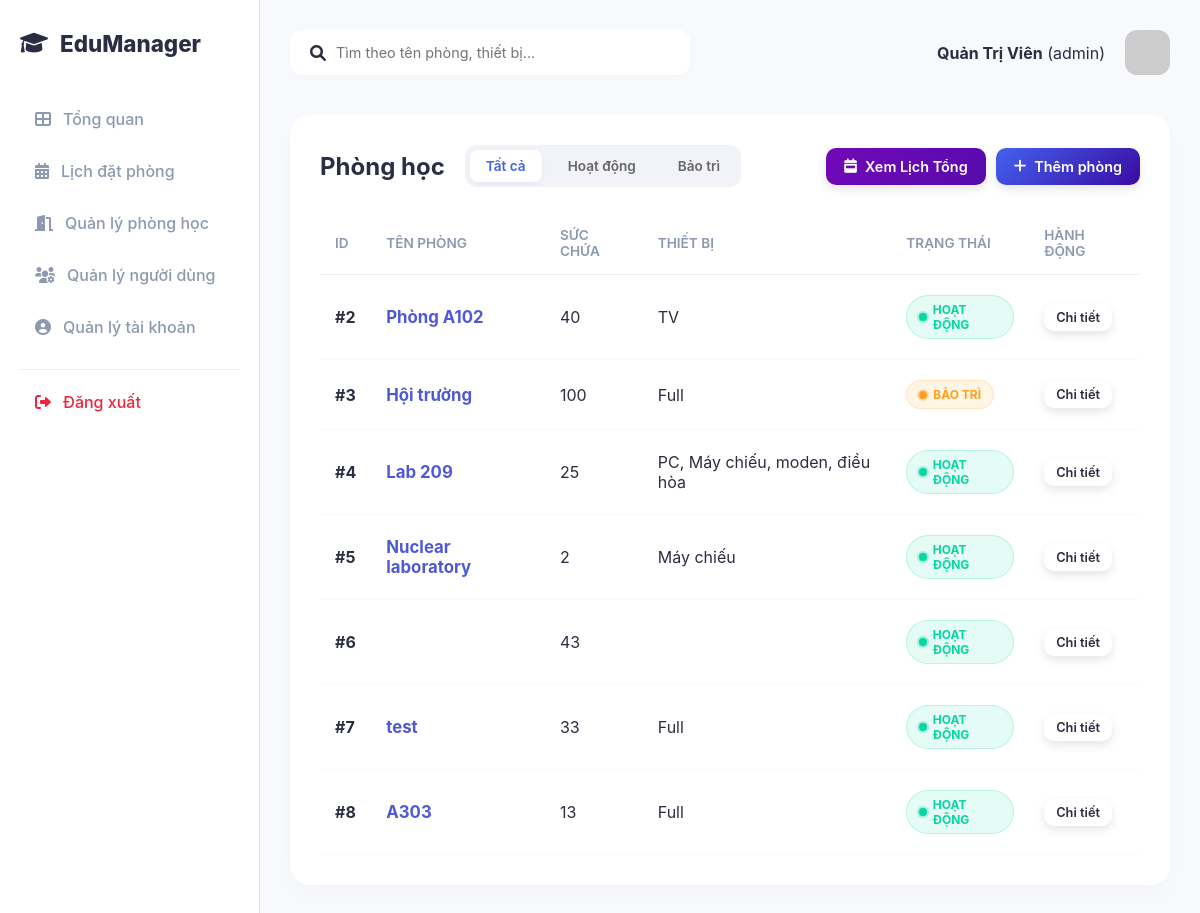
Screenshot of /room-management (signed in) with the database file from the repository.
### app.py (models this page shows)
class User(Base):
    __tablename__ = "users"
    id = Column(Integer, primary_key=True, index=True)
    username = Column(String, unique=True, index=True)
    password = Column(String)
    email = Column(String, unique=True)
    phone = Column(String)
    role = Column(String, default="teacher")
    full_name = Column(String)
    verification_code = Column(String, nullable=True)

class Classroom(Base):
    __tablename__ = "classrooms"
    id = Column(Integer, primary_key=True, index=True)
    room_name = Column(String, unique=True, index=True)
    capacity = Column(Integer)
    equipment = Column(String)
    status = Column(String, default="Available")

### app.py (the view)
@app.get("/room-management", response_class=HTMLResponse)
async def room_mgmt(request: Request, db: Session = Depends(get_db)):
    u = get_current_user(request, db)
    if not u: return RedirectResponse("/")
    return templates.TemplateResponse("room_management.html", {"request": request, "classrooms": db.query(Classroom).all(), "role": u.role, "username": u.username, "full_name": u.full_name})

### templates/room_management.html (shortened to what this page needs)
<!DOCTYPE html>
<html lang="vi">
<head>
    <link rel="stylesheet" href="/static/style.css">
    <link rel="stylesheet" href="https://cdnjs.cloudflare.com/ajax/libs/font-awesome/6.0.0/css/all.min.css">
</head>
<body>
    <div class="container">
        <aside class="sidebar">
            <div class="logo" style="color: var(--color-bar);"><i class="fas fa-graduation-cap"></i><span>EduManager</span></div>
            <nav>
                <ul>
                    <li><a href="/dashboard"><i class="fas fa-th-large"></i> Tổng quan</a></li>
                    <li><a href="/booking-scheduler"><i class="fas fa-calendar-alt"></i> Lịch đặt phòng</a></li>
                    <li class="active"><a href="/room-management"><i class="fas fa-door-open"></i> Quản lý phòng học</a></li>
                    {% if role == 'admin' %}
                    <li><a href="/user-management"><i class="fas fa-users-cog"></i> Quản lý người dùng</a></li>
                    {% endif %}
                    <li><a href="/profile"><i class="fas fa-user-circle"></i> Quản lý tài khoản</a></li>
                    <li class="logout-item" style="margin-top: 20px; border-top: 1px solid #eee; padding-top: 10px;">
                        <a href="/logout" style="color: #ef233c !important;"><i class="fas fa-sign-out-alt"></i> Đăng xuất</a>
                    </li>
                </ul>
            </nav>
        </aside>
        <main class="main-content">
            <header>
                <div class="search-bar"><i class="fas fa-search"></i><input type="text" id="searchInput" onkeyup="searchRooms()" placeholder="Tìm theo tên phòng, thiết bị..."></div>
                <div class="user-profile">
                    <div class="info"><strong>{{ full_name if full_name else username }}</strong> ({{ role }})</div>
                    <img src="https://ui-avatars.com/api/?name={{ full_name if full_name else username }}&background=4361ee&color=fff&size=128" alt="Avatar">
                </div>
            </header>
            <section class="data-section">
                <div class="section-header" style="justify-content: space-between; display: flex; align-items: center; flex-wrap: wrap; gap: 15px;">
                    <div style="display: flex; align-items: center; gap: 20px;">
                        <h2 style="margin:0;">Phòng học</h2>
                        <div class="filter-group">
                            <button class="filter-btn active" onclick="filterStatus('all', this)">Tất cả</button>
                            <button class="filter-btn" onclick="filterStatus('Available', this)">Hoạt động</button>
                            <button class="filter-btn" onclick="filterStatus('Maintenance', this)">Bảo trì</button>
                        </div>
                    </div>
                    <div style="display: flex; gap: 10px;">
                        <button class="btn-premium btn-purple" onclick="window.location.href='/booking-scheduler'"><i class="fas fa-calendar-week"></i> Xem Lịch Tổng</button>
                        {% if role == 'admin' %}
                        <button class="btn-premium btn-blue" onclick="showCreateRoomModal()"><i class="fas fa-plus"></i> Thêm phòng</button>
                        {% endif %}
                    </div>
                </div>
                <div class="table-container">
                    <table id="roomTable">
                        <thead><tr><th>ID</th><th>Tên phòng</th><th>Sức chứa</th><th>Thiết bị</th><th>Trạng thái</th><th>Hành động</th></tr></thead>
                        <tbody>
                            {% for room in classrooms %}
                            <tr class="room-row" data-status="{{ room.status }}">
                                <td><strong>#{{ room.id }}</strong></td>
                                <td><span style="font-size: 1.05rem; font-weight: 700; color: var(--dark);">{{ room.room_name }}</span></td>
                                <td>{{ room.capacity }}</td>
                                <td>{{ room.equipment }}</td>
                                <td>
                                    {% if room.status == 'Maintenance' %}
                                        <span class="status-badge maintenance"><span class="dot"></span> Bảo trì</span>
                                    {% else %}
                                        <span class="status-badge available"><span class="dot"></span> Hoạt động</span>
                                    {% endif %}
                                </td>
                                <td class="actions">
                                    <button class="btn-premium btn-white" style="padding: 6px 12px; font-size: 0.8rem;" onclick="toggleDetails(this, {{ room.id }})">Chi tiết</button>
                                </td>
                            </tr>
                            {% endfor %}
                        </tbody>
                    </table>
                </div>
            </section>
        </main>
    </div>
</body>
</html>

### static/style.css (style rules this page uses)
:root { --primary-color: #4361ee; --secondary-color: #3f37c9; --bg-color: #f8f9fc; --sidebar-color: #ffffff; --text-main: #2b2d42; --text-sub: #8d99ae; --white: #ffffff; --danger: #ef233c; --success: #06d6a0; }
* { margin: 0; padding: 0; box-sizing: border-box; font-family: 'Inter', sans-serif; }
body { background-color: var(--bg-color); color: var(--text-main); }
.container { display: flex; min-height: 100vh; }
.sidebar { width: 260px; background: var(--sidebar-color); border-right: 1px solid #e0e0e0; padding: 30px 20px; display: flex; flex-direction: column; }
.logo { display: flex; align-items: center; gap: 12px; font-size: 1.4rem; font-weight: 800; color: var(--primary-color); margin-bottom: 40px; }
.sidebar ul { list-style: none; }
.sidebar ul li { margin-bottom: 8px; }
.sidebar ul li a { text-decoration: none; color: var(--text-sub); padding: 12px 15px; display: flex; align-items: center; gap: 12px; border-radius: 10px; transition: all 0.3s; font-weight: 500; }
.main-content { flex: 1; padding: 30px; }
header { display: flex; justify-content: space-between; margin-bottom: 40px; }
.search-bar { background: white; padding: 10px 20px; border-radius: 12px; display: flex; align-items: center; gap: 10px; width: 400px; box-shadow: 0 2px 4px rgba(0,0,0,0.02); }
.search-bar input { border: none; outline: none; width: 100%; font-size: 0.9rem; }
.user-profile { display: flex; align-items: center; gap: 20px; }
.user-profile img { width: 45px; border-radius: 12px; }
.data-section { background: white; padding: 30px; border-radius: 20px; box-shadow: 0 10px 20px rgba(0,0,0,0.02); }
.section-header { display: flex; justify-content: space-between; align-items: center; margin-bottom: 25px; }
table { width: 100%; border-collapse: collapse; }
table th { text-align: left; padding: 15px; color: var(--text-sub); font-weight: 600; font-size: 0.85rem; text-transform: uppercase; border-bottom: 1px solid #f0f0f0; }
table td { padding: 20px 15px; border-bottom: 1px solid #f8f9fa; }
.actions button { border: none; cursor: pointer; margin-right: 10px; font-size: 1rem; transition: 0.2s; background: transparent; color: inherit; }
.logout-item i { color: var(--danger); }

### templates/room_management.html (style rules this page uses)
:root { --primary: #4361ee; --success: #06d6a0; --warning: #ff9f1c; --danger: #ef233c; --dark: #4e59d5ff; }
.status-badge { padding: 6px 12px; border-radius: 30px; font-size: 0.75rem; font-weight: 700; display: inline-flex; align-items: center; gap: 6px; text-transform: uppercase; }
.status-badge.available { background: rgba(6, 214, 160, 0.1); color: var(--success); border: 1px solid rgba(6, 214, 160, 0.2); }
.status-badge.maintenance { background: rgba(255, 159, 28, 0.1); color: var(--warning); border: 1px solid rgba(255, 159, 28, 0.2); }
.dot { width: 8px; height: 8px; border-radius: 50%; display: inline-block; }
.available .dot { background: var(--success); box-shadow: 0 0 0 2px rgba(6, 214, 160, 0.3); }
.maintenance .dot { background: var(--warning); box-shadow: 0 0 0 2px rgba(255, 159, 28, 0.3); }
.btn-premium { border: none; padding: 10px 18px; border-radius: 10px; font-weight: 600; cursor: pointer; transition: all 0.3s; display: inline-flex; align-items: center; gap: 8px; box-shadow: 0 4px 10px rgba(0,0,0,0.1); font-size: 0.9rem; }
.btn-blue { background: linear-gradient(135deg, #4361ee, #3a0ca3); color: white; }
.btn-purple { background: linear-gradient(135deg, #7209b7, #560bad); color: white; }
.btn-white { background: white; color: var(--dark); border: 1px solid #eee; }
.filter-group { display: flex; gap: 10px; background: #f1f3f9; padding: 5px; border-radius: 12px; }
.filter-btn { border: none; padding: 8px 16px; border-radius: 8px; cursor: pointer; font-weight: 600; font-size: 0.85rem; transition: 0.2s; color: #666; background: transparent; }
.filter-btn.active { background: white; color: var(--primary); box-shadow: 0 2px 5px rgba(0,0,0,0.05); }

### rows the page displays
User: full_name "Quản Trị Viên", role "admin"
Classroom: id "2", room_name "Phòng A102", capacity "40", equipment "TV", status "Available" (drawn)
Classroom: id "3", room_name "Hội trường", capacity "100", equipment "Full", status "Maintenance" (drawn)
Classroom: id "4", room_name "Lab 209", capacity "25", equipment "PC, Máy chiếu, moden, điều hòa", status "Available" (drawn)
Classroom: id "5", room_name "Nuclear laboratory", capacity "2", equipment "Máy chiếu", status "Available" (drawn)
Classroom: id "6", capacity "43", status "Available" (drawn)
Classroom: id "7", room_name "test", capacity "33", equipment "Full", status "Available" (drawn)
Classroom: id "8", room_name "A303", capacity "13", equipment "Full", status "Available" (drawn)
